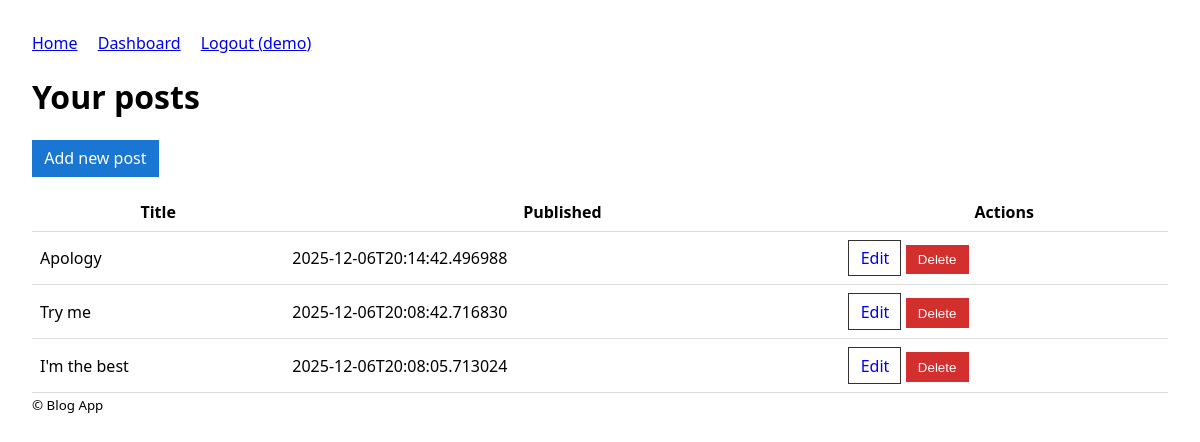
The app's page /dashboard (signed in) with its own data.
### tables this page shows
CREATE TABLE users (
      id INTEGER PRIMARY KEY AUTOINCREMENT,
      username TEXT UNIQUE NOT NULL,
      password TEXT NOT NULL
    );

CREATE TABLE posts (
      id INTEGER PRIMARY KEY AUTOINCREMENT,
      title TEXT NOT NULL,
      content TEXT NOT NULL,
      published_at TEXT NOT NULL,
      author_id INTEGER NOT NULL,
      FOREIGN KEY (author_id) REFERENCES users (id)
    );

### IS211_Assignment14.py (the view)
@app.route("/dashboard")
@login_required
def dashboard():
    user = current_user()
    db = get_db()
    posts = db.execute("""
        SELECT id, title, published_at
        FROM posts
        WHERE author_id = ?
        ORDER BY datetime(published_at) DESC
    """, (user["id"],)).fetchall()
    return render_template("dashboard.html", posts=posts, user=user)

### IS211_Assignment14.py (called while the page is built)
def get_db():
    if 'db' not in g:
        g.db = sqlite3.connect(app.config['DATABASE'])
        g.db.row_factory = sqlite3.Row
    return g.db

def init_db():
    db = get_db()
    db.executescript("""
    CREATE TABLE IF NOT EXISTS users (
      id INTEGER PRIMARY KEY AUTOINCREMENT,
      username TEXT UNIQUE NOT NULL,
      password TEXT NOT NULL
    );

    CREATE TABLE IF NOT EXISTS posts (
      id INTEGER PRIMARY KEY AUTOINCREMENT,
      title TEXT NOT NULL,
      content TEXT NOT NULL,
      published_at TEXT NOT NULL,
      author_id INTEGER NOT NULL,
      FOREIGN KEY (author_id) REFERENCES users (id)
    );
    """)
    cur = db.execute("SELECT id FROM users WHERE username = ?", ("demo",))
    if cur.fetchone() is None:
        db.execute("INSERT INTO users (username, password) VALUES (?, ?)", ("demo", "demo123"))
    db.commit()

@app.before_request
def setup():
    init_db()

def current_user():
    uid = session.get('user_id')
    if not uid:
        return None
    db = get_db()
    user = db.execute("SELECT id, username FROM users WHERE id = ?", (uid,)).fetchone()
    return user

def login_required(fn):
    from functools import wraps
    @wraps(fn)
    def wrapper(*args, **kwargs):
        if not current_user():
            flash("Please log in to access the dashboard.", "warning")
            return redirect(url_for('login'))
        return fn(*args, **kwargs)
    return wrapper

### Templates/Dashboard.html
{% extends "base.html" %}
{% block content %}
<h1>Your posts</h1>
<p><a class="btn btn-primary" href="{{ url_for('new_post') }}">Add new post</a></p>
{% if posts|length == 0 %}
<p>You have no posts yet.</p>
{% else %}
<table>
    <thead>
    <tr><th>Title</th><th>Published</th><th>Actions</th></tr>
    </thead>
    <tbody>
    {% for post in posts %}
    <tr>
        <td>{{ post['title'] }}</td>
        <td>{{ post['published_at'] }}</td>
        <td>
            <a class="btn" href="{{ url_for('edit_post', post_id=post['id']) }}">Edit</a>
            <form method="post" action="{{ url_for('delete_post', post_id=post['id']) }}" style="display:inline;">
                <button class="btn btn-danger" type="submit">Delete</button>
            </form>
        </td>
    </tr>
    {% endfor %}
    </tbody>
</table>
{% endif %}
{% endblock %}

### Templates/Base.html (shortened to what this page needs)
<!doctype html>
<html lang="en">
<head>
</head>
<body>
<header>
    <nav>
        <a href="{{ url_for('index') }}">Home</a>
        {% if user %}
        <a href="{{ url_for('dashboard') }}">Dashboard</a>
        <a href="{{ url_for('logout') }}">Logout ({{ user['username'] }})</a>
        {% else %}
        <a href="{{ url_for('login') }}">Login</a>
        {% endif %}
    </nav>
</header>
<main>
    {% block content %}{% endblock %}
</main>
<footer>
    <small>&copy; Blog App</small>
</footer>
</body>
</html>

### Templates/Base.html (style rules this page uses)
body { font-family: system-ui, Arial, sans-serif; margin: 2rem; }
header, footer { margin-bottom: 1rem; }
nav a { margin-right: 1rem; }
table { border-collapse: collapse; width: 100%; }
th, td { padding: 0.5rem; border-bottom: 1px solid #ddd; }
.btn { padding: 0.4rem 0.7rem; border: 1px solid #333; text-decoration: none; display: inline-block; }
.btn-primary { background: #1976d2; color: white; border-color: #1976d2; }
.btn-danger { background: #d32f2f; color: white; border-color: #d32f2f; }

### records on screen
users: username "demo"
posts: title "Apology", published_at "2025-12-06T20:14:42.496988"
posts: title "Try me", published_at "2025-12-06T20:08:42.716830"
posts: title "I'm the best", published_at "2025-12-06T20:08:05.713024"
